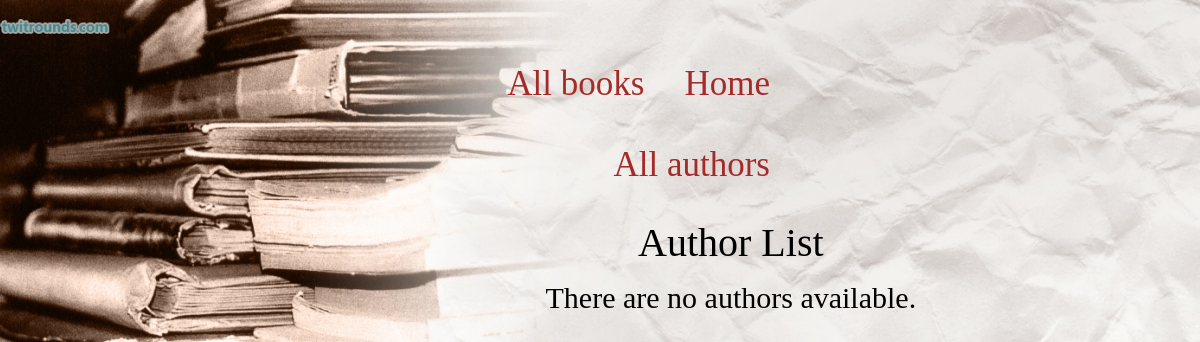
Before: /catalog/catalog/authors/ with the older database file.
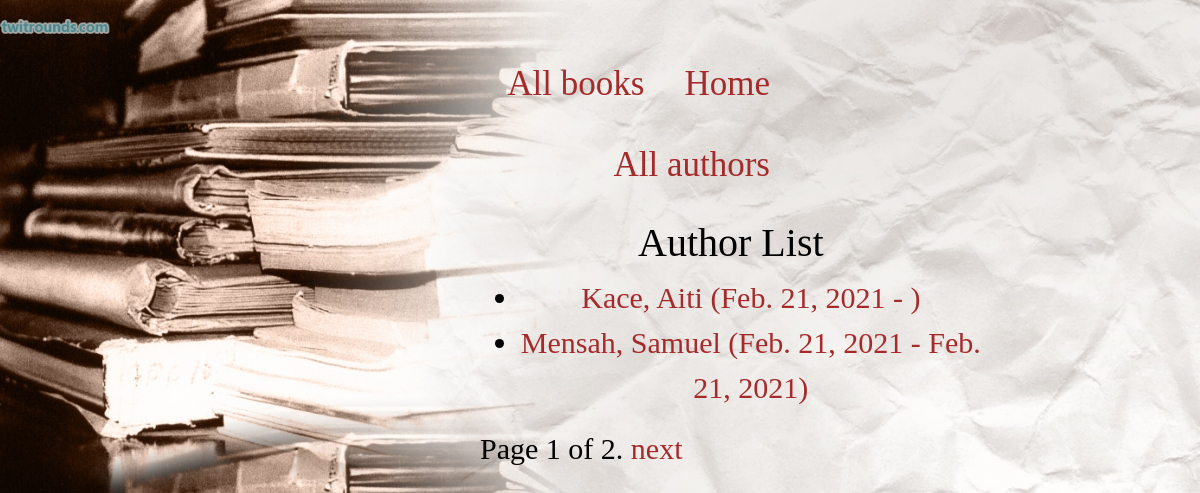
After: the same page with the newer database file.
### catalog/models.py (models this page shows)
class Author(models.Model):
    first_name = models.CharField(max_length=100)
    last_name = models.CharField(max_length=100)
    date_of_birth = models.DateField(null=True, blank=True)
    date_of_death = models.DateField('Died', null=True, blank=True)
    class Meta:
        ordering = ['last_name', 'first_name']
    def get_absolute_url(self):
        return reverse('author-detail', args=[str(self.id)])
    def __str__(self):
        return f'{self.last_name}, {self.first_name}'

### catalog/views.py (the view)
# urls.py: path('catalog/authors/', views.AuthorListView.as_view(), name='authors'),
class AuthorListView(generic.ListView):
    model = Author
    paginate_by = 2

### catalog/templates/catalog/author_list.html
{% extends "catalog/base_generic.html" %}
{% block content %}
<h1>Author List</h1>
{% if author_list %}
  <ul>
  {% for author in author_list %}
    <li>
      <a href="{{ author.get_absolute_url }}">
      {{ author }} ({{author.date_of_birth}} - {% if author.date_of_death %}{{author.date_of_death}}{% endif %})
      </a>
    </li>
  {% endfor %}
 </ul>
{% else %}
  <p>There are no authors available.</p>
{% endif %}
{% endblock %}

Changed rows visible on the page:
added Author: last_name+first_name "Kace, Aiti", date_of_birth "Feb. 21, 2021"
added Author: last_name+first_name "Mensah, Samuel", date_of_birth "Feb. 21, 2021", date_of_death "Feb. 21, 2021"
Other visible differences:
{{ page_obj.number }}: (not shown) → "1"
{{ page_obj.paginator.num_pages }}: (not shown) → "2"
text no longer shown: "There are no authors available."
text now shown: "Page of . next"
